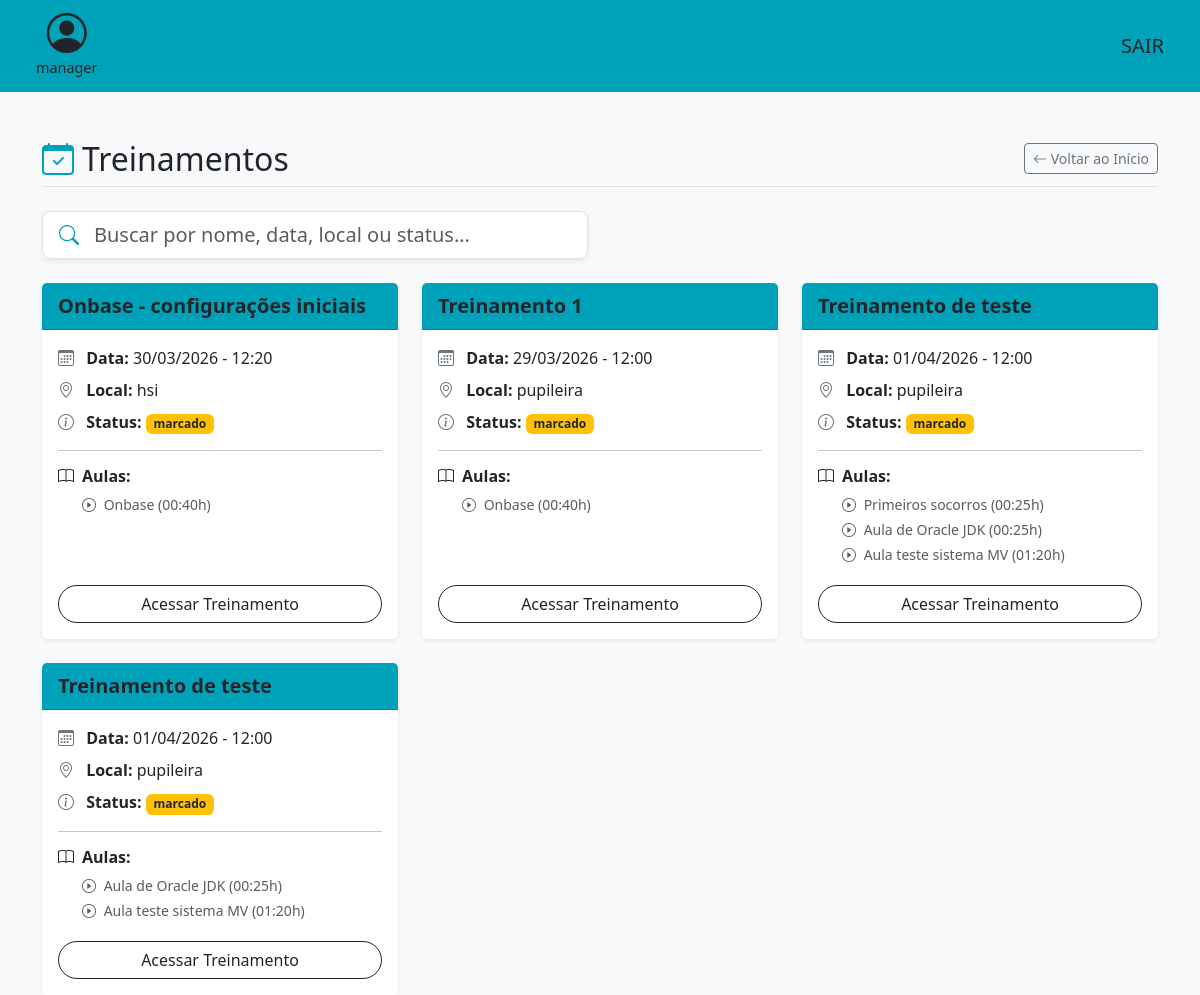
The page /listar-eventos-marcados/ (signed in) on the database as committed earlier.
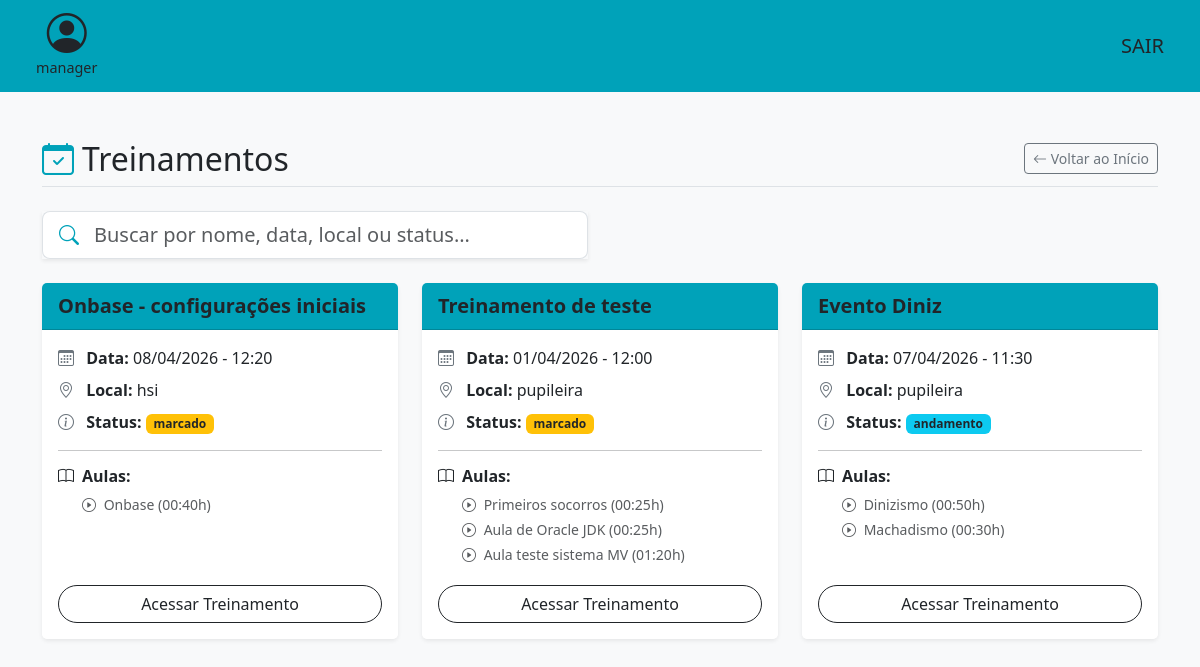
The same page on the database as committed later.
### events/models.py (models this page shows, shortened)
class Treinamento(models.Model):
    opcoes_local = [
        ("AUDITORIO HSI","hsi"),
        ("AUDITORIO ADM CENTRAL","pupileira"),
    ]
    opcoes_status = [
        ("FINALIZADO","finalizado"),
        ("CANCELADO","cancelado"),
        ("MARCADO","marcado"),
        ("ANDAMENTO","andamento")
    ]
    nm_evento = models.CharField(max_length=100)
    data = models.DateTimeField()
    local = models.CharField(max_length=50,choices=opcoes_local)
    status = models.CharField(max_length=50,choices=opcoes_status)
    participantes = models.JSONField(default=list,blank=True)
    aulas = models.ManyToManyField(Aula, related_name='aulas')
    horario_final = models.TimeField(null=True,blank=True)
    usuario_cadastrante = models.ForeignKey(User, on_delete=models.CASCADE,null=True,blank=True)

class Aula(models.Model):
    nm_aula = models.CharField(max_length=150)
    descricao = models.CharField(max_length=200)
    palestrante = models.CharField(max_length=100)
    carga_horaria = models.TimeField(null=False)
    data_criacao = models.DateTimeField(auto_now_add=True,null=True,blank=True)
    horario_inicial_aula = models.TimeField(null=True,blank=True)
    horario_final_aula = models.TimeField(null=True,blank=True)

### events/views.py (the view)
# urls.py: path('listar-eventos-marcados/',listar_treinamentos_marcados,name='listar-eventos-marcados'),
@login_required(login_url='/login')
def listar_treinamentos_marcados(request):
    lista_treinamentos = Treinamento.objects.filter(status__in=['MARCADO', 'ANDAMENTO'])
    return render(request,'events/listar-treinamento.html',{'treinamentos':lista_treinamentos})

### templates/events/listar-treinamento.html (shortened to what the changed rows need)
<!DOCTYPE html>
<html lang="pt-br">
<head>
    <link href="https://cdn.jsdelivr.net/npm/bootstrap@5.3.2/dist/css/bootstrap.min.css" rel="stylesheet">
    <link href="https://cdn.jsdelivr.net/npm/bootstrap-icons@1.11.1/font/bootstrap-icons.css" rel="stylesheet">
</head>
<body class="bg-light">
    <div class="container mt-5">
        <div class="d-flex justify-content-between align-items-center mb-4 border-bottom pb-2">
            <h2 class="m-0"><i class="bi bi-calendar-check text-custom-teal me-2"></i>Treinamentos</h2>
        </div>
        <div class="row row-cols-1 row-cols-md-2 row-cols-lg-3 g-4" id="listaTreinamentos">
            {% for treinamento in treinamentos %}
                <div class="col col-treinamento">
                    <div class="card h-100 shadow-sm border-0">
                        <div class="card-header bg-custom-teal text-dark fw-bold fs-5">
                            {{ treinamento.nm_evento }}
                        </div>
                        <div class="card-body">
                            <p class="card-text mb-2">
                                <i class="bi bi-calendar3 text-secondary me-2"></i> <strong>Data:</strong> {{ treinamento.data|date:"d/m/Y - H:i" }}
                            </p>
                            <p class="card-text mb-2">
                                <i class="bi bi-geo-alt text-secondary me-2"></i> <strong>Local:</strong> {{ treinamento.get_local_display }}
                            </p>
                            <p class="card-text mb-3">
                                <i class="bi bi-info-circle text-secondary me-2"></i> <strong>Status:</strong>
                                {% if treinamento.status == 'ANDAMENTO' %}
                                    <span class="badge bg-info text-dark">{{ treinamento.get_status_display }}</span>
                                {% elif treinamento.status == 'CANCELADO' %}
                                    <span class="badge bg-danger">{{ treinamento.get_status_display }}</span>
                                {% elif treinamento.status == 'MARCADO' %}
                                    <span class="badge bg-warning text-dark">{{ treinamento.get_status_display }}</span>
                                {% elif treinamento.status == 'FINALIZADO' %}
                                    <span class="badge bg-success">{{ treinamento.get_status_display }}</span>
                                {% else %}
                                    <span class="badge bg-secondary">{{ treinamento.get_status_display }}</span>
                                {% endif %}
                            </p>
                            <hr>
                            <h6 class="fw-bold mb-2"><i class="bi bi-book me-2"></i>Aulas:</h6>
                            <ul class="list-unstyled mb-0 ms-4 small">
                                {% for aula in treinamento.aulas.all %}
                                    <li class="mb-1 text-muted">
                                        <i class="bi bi-play-circle me-1"></i> {{ aula.nm_aula }} ({{ aula.carga_horaria }}h)
                                    </li>
                                {% empty %}
                                    <li class="text-danger fst-italic">Nenhuma aula vinculada.</li>
                                {% endfor %}
                            </ul>
                        </div>
                        <div class="card-footer bg-white border-0 text-center pb-3 pt-0">
                            <a href="{% url 'conferir-treinamento' treinamento.id %}" class="btn btn-outline-dark w-100 rounded-pill">
                                Acessar Treinamento
                            </a>
                        </div>
                    </div>
                </div>
            {% endfor %}
        </div>
    </div>
</body>
</html>

Rows that differ between the two databases and show on the page:
no longer on this page (row edited): Treinamento: nm_evento "Treinamento 1", data "29/03/2026 - 12:00", local "pupileira", status "marcado", Aula (nm_aula "Onbase", carga_horaria "00:40")
no longer on this page (row edited): Treinamento: nm_evento "Treinamento de teste", data "01/04/2026 - 12:00", local "pupileira", status "marcado", Aula (nm_aula "Aula de Oracle JDK", carga_horaria "00:25"), Aula (nm_aula "Aula teste sistema MV", carga_horaria "01:20")
changed Treinamento "Onbase - configurações iniciais": data "30/03/2026 - 12:20" → "08/04/2026 - 12:20"
added Treinamento: nm_evento "Evento Diniz", data "07/04/2026 - 11:30", local "pupileira", status "andamento"
added Aula: nm_aula "Dinizismo", carga_horaria "00:50", shown under "Evento Diniz"
added Aula: nm_aula "Machadismo", carga_horaria "00:30", shown under "Evento Diniz"
